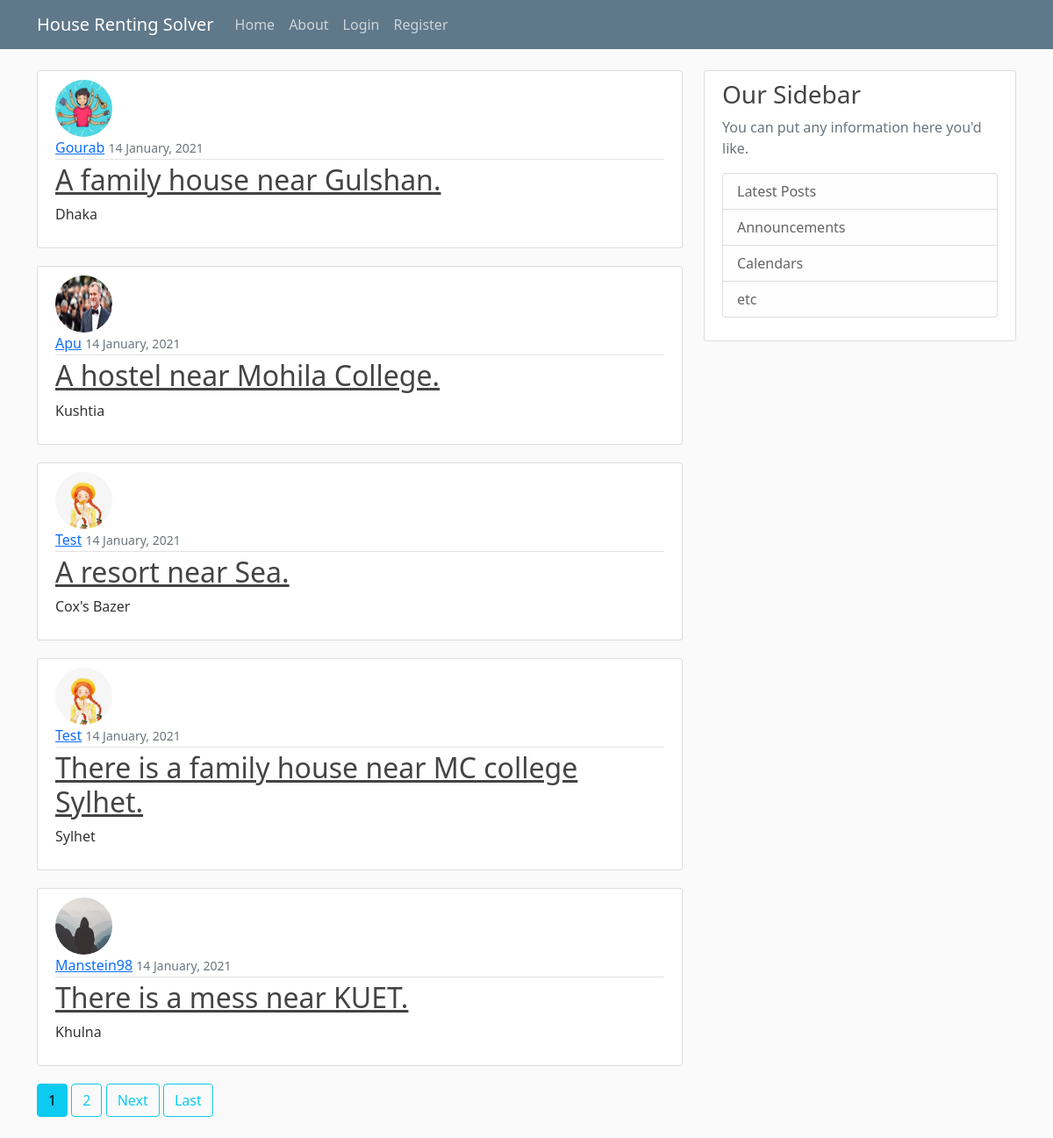
The page / on the database its author committed.
### blog/models.py (models this page shows, shortened)
class Post(models.Model):
    location = models.CharField(max_length = 100)
    content = models.TextField()
    date_posted = models.DateTimeField(default = timezone.now)
    owner = models.ForeignKey(User, on_delete= models.CASCADE)

### users/models.py (models this page shows, shortened)
class Profile(models.Model):
    user = models.OneToOneField(User, on_delete = models.CASCADE)
    image = models.ImageField(default='default.jpg', upload_to='profile_pics')

### blog/views.py (the view)
# urls.py: path('', PostListView.as_view(), name='blog-home'),
class PostListView(ListView):
    model = Post
    template_name = 'blog/home.html' # <app>/<model>_<viewtype>.html
    context_object_name = 'posts'
    ordering = ['-date_posted']
    paginate_by = 5

### blog/templates/blog/home.html (shortened to what this page needs)
{% extends "blog/base.html" %}
{% block content %}
   {% for post in posts %}
   <article class="media content-section">
     <img class="rounded-circle article-img" src="{{ post.owner.profile.image.url}}" >
     <div class="media-body">
       <div class="article-metadata">
             <a class="mr-2" href="#">{{ post.owner }}</a>
             <small class="text-muted">{{ post.date_posted | date:"d F, Y" }}</small>
           </div>
           <h2><a class="article-title" href="{% url 'post-detail' post.id %}">{{ post.content }}</a></h2>
           <p class="article-content">{{ post.location }}</p>
         </div>
       </article>
   {% endfor %}
   {% if is_paginated %}
      {% for num in page_obj.paginator.page_range %}
        {% if page_obj.number == num %}
          <a class="btn btn-info mb-4" href="?page={{ num }}">{{ num }}</a>
        {% elif num > page_obj.number|add:'-3' and num < page_obj.number|add:'3' %}
          <a class="btn btn-outline-info mb-4" href="?page={{ num }}">{{ num }}</a>
        {% endif %}
      {% endfor %}
      {% if page_obj.has_next %}
        <a class="btn btn-outline-info mb-4" href="?page={{ page_obj.next_page_number }}">Next</a>
        <a class="btn btn-outline-info mb-4" href="?page={{ page_obj.paginator.num_pages }}">Last</a>
      {% endif %}
    {% endif %}
{% endblock content %}

### blog/static/blog/main.css (style rules this page uses)
body { background: #fafafa; color: #333333; margin-top: 5rem; }
h1, h2, h3, h4, h5, h6 { color: #444444; }
.content-section { background: #ffffff; padding: 10px 20px; border: 1px solid #dddddd; border-radius: 3px; margin-bottom: 20px; }
.article-title { color: #444444; }
.article-content { white-space: pre-line; }
.article-img { height: 65px; width: 65px; margin-right: 16px; }
.article-metadata { padding-bottom: 1px; margin-bottom: 4px; border-bottom: 1px solid #e3e3e3 }

### rows shown on the page
Post: owner.profile.image (picture), owner "Gourab", date_posted "14 January, 2021", content "A family house near Gulshan.", location "Dhaka"
Post: owner.profile.image (picture), owner "Apu", date_posted "14 January, 2021", content "A hostel near Mohila College.", location "Kushtia"
Post: owner.profile.image (picture), owner "Test", date_posted "14 January, 2021", content "A resort near Sea.", location "Cox's Bazer"
Post: owner.profile.image (picture), owner "Test", date_posted "14 January, 2021", content "There is a family house near MC college Sylhet.", location "Sylhet"
Post: owner.profile.image (placeholder picture), owner "Manstein98", date_posted "14 January, 2021", content "There is a mess near KUET.", location "Khulna"

### other values the page prints
{{ num }} "1"
{{ num }} "2"
